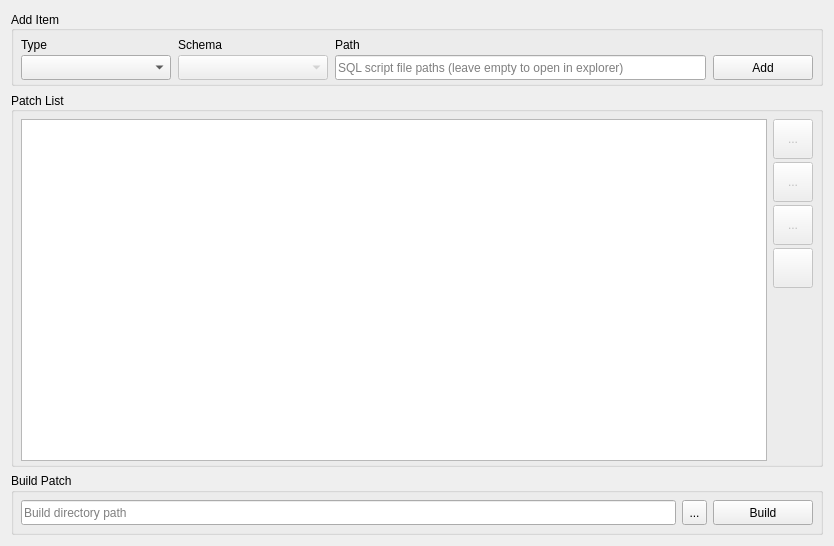
<?xml version="1.0" encoding="UTF-8"?>
<ui version="4.0">
 <class>BuilderWidget</class>
 <widget class="QWidget" name="BuilderWidget">
  <property name="geometry">
   <rect>
    <x>0</x>
    <y>0</y>
    <width>834</width>
    <height>546</height>
   </rect>
  </property>
  <property name="windowTitle">
   <string>BuilderWidget</string>
  </property>
  <property name="locale">
   <locale language="English" country="UnitedStates"/>
  </property>
  <layout class="QGridLayout" name="main_layout" rowstretch="0,1,0,0">
   <item row="0" column="0" colspan="2">
    <widget class="QGroupBox" name="add_item_group_box">
     <property name="sizePolicy">
      <sizepolicy hsizetype="Preferred" vsizetype="Preferred">
       <horstretch>0</horstretch>
       <verstretch>0</verstretch>
      </sizepolicy>
     </property>
     <property name="title">
      <string>Add Item</string>
     </property>
     <property name="alignment">
      <set>Qt::AlignLeading|Qt::AlignLeft|Qt::AlignVCenter</set>
     </property>
     <property name="flat">
      <bool>true</bool>
     </property>
     <layout class="QGridLayout" name="add_item_layout" rowstretch="0,0">
      <property name="leftMargin">
       <number>7</number>
      </property>
      <property name="topMargin">
       <number>7</number>
      </property>
      <property name="rightMargin">
       <number>7</number>
      </property>
      <property name="bottomMargin">
       <number>3</number>
      </property>
      <property name="horizontalSpacing">
       <number>7</number>
      </property>
      <property name="verticalSpacing">
       <number>3</number>
      </property>
      <item row="0" column="0">
       <widget class="QLabel" name="type_label">
        <property name="sizePolicy">
         <sizepolicy hsizetype="Preferred" vsizetype="Fixed">
          <horstretch>0</horstretch>
          <verstretch>0</verstretch>
         </sizepolicy>
        </property>
        <property name="text">
         <string>Type</string>
        </property>
        <property name="textFormat">
         <enum>Qt::PlainText</enum>
        </property>
       </widget>
      </item>
      <item row="0" column="1">
       <widget class="QLabel" name="schema_label">
        <property name="sizePolicy">
         <sizepolicy hsizetype="Preferred" vsizetype="Fixed">
          <horstretch>0</horstretch>
          <verstretch>0</verstretch>
         </sizepolicy>
        </property>
        <property name="text">
         <string>Schema</string>
        </property>
       </widget>
      </item>
      <item row="0" column="2" colspan="2">
       <widget class="QLabel" name="name_label">
        <property name="sizePolicy">
         <sizepolicy hsizetype="Ignored" vsizetype="Fixed">
          <horstretch>0</horstretch>
          <verstretch>0</verstretch>
         </sizepolicy>
        </property>
        <property name="text">
         <string>Path</string>
        </property>
       </widget>
      </item>
      <item row="1" column="0">
       <widget class="QComboBox" name="type_combo_box">
        <property name="sizePolicy">
         <sizepolicy hsizetype="Fixed" vsizetype="Fixed">
          <horstretch>1</horstretch>
          <verstretch>0</verstretch>
         </sizepolicy>
        </property>
        <property name="minimumSize">
         <size>
          <width>150</width>
          <height>25</height>
         </size>
        </property>
        <property name="maximumSize">
         <size>
          <width>150</width>
          <height>25</height>
         </size>
        </property>
        <property name="iconSize">
         <size>
          <width>15</width>
          <height>15</height>
         </size>
        </property>
       </widget>
      </item>
      <item row="1" column="1">
       <widget class="QComboBox" name="schema_combo_box">
        <property name="enabled">
         <bool>false</bool>
        </property>
        <property name="sizePolicy">
         <sizepolicy hsizetype="Fixed" vsizetype="Fixed">
          <horstretch>1</horstretch>
          <verstretch>0</verstretch>
         </sizepolicy>
        </property>
        <property name="minimumSize">
         <size>
          <width>150</width>
          <height>25</height>
         </size>
        </property>
        <property name="maximumSize">
         <size>
          <width>150</width>
          <height>25</height>
         </size>
        </property>
        <property name="frame">
         <bool>true</bool>
        </property>
       </widget>
      </item>
      <item row="1" column="2">
       <widget class="QLineEdit" name="name_edit">
        <property name="sizePolicy">
         <sizepolicy hsizetype="Expanding" vsizetype="Fixed">
          <horstretch>20</horstretch>
          <verstretch>0</verstretch>
         </sizepolicy>
        </property>
        <property name="minimumSize">
         <size>
          <width>0</width>
          <height>25</height>
         </size>
        </property>
        <property name="maximumSize">
         <size>
          <width>16777215</width>
          <height>25</height>
         </size>
        </property>
        <property name="placeholderText">
         <string>SQL script file paths (leave empty to open in explorer)</string>
        </property>
       </widget>
      </item>
      <item row="1" column="3">
       <widget class="QPushButton" name="add_button">
        <property name="sizePolicy">
         <sizepolicy hsizetype="Minimum" vsizetype="Fixed">
          <horstretch>0</horstretch>
          <verstretch>0</verstretch>
         </sizepolicy>
        </property>
        <property name="minimumSize">
         <size>
          <width>100</width>
          <height>25</height>
         </size>
        </property>
        <property name="maximumSize">
         <size>
          <width>100</width>
          <height>25</height>
         </size>
        </property>
        <property name="text">
         <string>Add</string>
        </property>
        <property name="icon">
         <iconset resource="PatcherResources.qrc">
          <normaloff>:/images/addFile.svg</normaloff>:/images/addFile.svg</iconset>
        </property>
        <property name="iconSize">
         <size>
          <width>15</width>
          <height>15</height>
         </size>
        </property>
        <property name="checkable">
         <bool>false</bool>
        </property>
        <property name="autoDefault">
         <bool>false</bool>
        </property>
        <property name="default">
         <bool>false</bool>
        </property>
        <property name="flat">
         <bool>false</bool>
        </property>
       </widget>
      </item>
     </layout>
    </widget>
   </item>
   <item row="1" column="0" rowspan="2" colspan="2">
    <widget class="QGroupBox" name="build_list_group_box">
     <property name="title">
      <string>Patch List</string>
     </property>
     <property name="alignment">
      <set>Qt::AlignLeading|Qt::AlignLeft|Qt::AlignVCenter</set>
     </property>
     <property name="flat">
      <bool>true</bool>
     </property>
     <layout class="QHBoxLayout" name="build_list_layout">
      <property name="leftMargin">
       <number>7</number>
      </property>
      <property name="topMargin">
       <number>7</number>
      </property>
      <property name="rightMargin">
       <number>7</number>
      </property>
      <property name="bottomMargin">
       <number>3</number>
      </property>
      <item>
       <widget class="PatchListWidget" name="build_list_widget"/>
      </item>
      <item>
       <layout class="QVBoxLayout" name="list_tools_layout" stretch="0,0,0,0,0">
        <property name="spacing">
         <number>3</number>
        </property>
        <item alignment="Qt::AlignTop">
         <widget class="QToolButton" name="move_up_button">
          <property name="enabled">
           <bool>false</bool>
          </property>
          <property name="minimumSize">
           <size>
            <width>40</width>
            <height>40</height>
           </size>
          </property>
          <property name="maximumSize">
           <size>
            <width>40</width>
            <height>40</height>
           </size>
          </property>
          <property name="baseSize">
           <size>
            <width>0</width>
            <height>0</height>
           </size>
          </property>
          <property name="toolTip">
           <string>Move up</string>
          </property>
          <property name="text">
           <string>...</string>
          </property>
          <property name="icon">
           <iconset resource="PatcherResources.qrc">
            <normaloff>:/images/upArrow.svg</normaloff>:/images/upArrow.svg</iconset>
          </property>
          <property name="iconSize">
           <size>
            <width>30</width>
            <height>30</height>
           </size>
          </property>
          <property name="shortcut">
           <string>Up</string>
          </property>
          <property name="checkable">
           <bool>false</bool>
          </property>
          <property name="autoRepeat">
           <bool>false</bool>
          </property>
         </widget>
        </item>
        <item alignment="Qt::AlignTop">
         <widget class="QToolButton" name="move_down_button">
          <property name="enabled">
           <bool>false</bool>
          </property>
          <property name="minimumSize">
           <size>
            <width>40</width>
            <height>40</height>
           </size>
          </property>
          <property name="maximumSize">
           <size>
            <width>40</width>
            <height>40</height>
           </size>
          </property>
          <property name="toolTip">
           <string>Move down</string>
          </property>
          <property name="text">
           <string>...</string>
          </property>
          <property name="icon">
           <iconset resource="PatcherResources.qrc">
            <normaloff>:/images/downArrow.svg</normaloff>:/images/downArrow.svg</iconset>
          </property>
          <property name="iconSize">
           <size>
            <width>30</width>
            <height>30</height>
           </size>
          </property>
          <property name="shortcut">
           <string>Down</string>
          </property>
         </widget>
        </item>
        <item alignment="Qt::AlignTop">
         <widget class="QToolButton" name="remove_button">
          <property name="enabled">
           <bool>false</bool>
          </property>
          <property name="minimumSize">
           <size>
            <width>40</width>
            <height>40</height>
           </size>
          </property>
          <property name="maximumSize">
           <size>
            <width>40</width>
            <height>40</height>
           </size>
          </property>
          <property name="toolTip">
           <string>Remove</string>
          </property>
          <property name="text">
           <string>...</string>
          </property>
          <property name="icon">
           <iconset resource="PatcherResources.qrc">
            <normaloff>:/images/removeFile.svg</normaloff>:/images/removeFile.svg</iconset>
          </property>
          <property name="iconSize">
           <size>
            <width>30</width>
            <height>30</height>
           </size>
          </property>
          <property name="shortcut">
           <string>Del</string>
          </property>
         </widget>
        </item>
        <item>
         <widget class="QToolButton" name="clear_button">
          <property name="enabled">
           <bool>false</bool>
          </property>
          <property name="minimumSize">
           <size>
            <width>40</width>
            <height>40</height>
           </size>
          </property>
          <property name="maximumSize">
           <size>
            <width>40</width>
            <height>40</height>
           </size>
          </property>
          <property name="toolTip">
           <string>Clear patch list</string>
          </property>
          <property name="text">
           <string/>
          </property>
          <property name="icon">
           <iconset resource="PatcherResources.qrc">
            <normaloff>:/images/clearList.svg</normaloff>:/images/clearList.svg</iconset>
          </property>
          <property name="iconSize">
           <size>
            <width>30</width>
            <height>30</height>
           </size>
          </property>
         </widget>
        </item>
        <item>
         <spacer name="spacer">
          <property name="orientation">
           <enum>Qt::Vertical</enum>
          </property>
          <property name="sizeHint" stdset="0">
           <size>
            <width>20</width>
            <height>40</height>
           </size>
          </property>
         </spacer>
        </item>
       </layout>
      </item>
     </layout>
    </widget>
   </item>
   <item row="3" column="0" colspan="2">
    <widget class="QGroupBox" name="build_patch_group_box">
     <property name="title">
      <string>Build Patch</string>
     </property>
     <property name="flat">
      <bool>true</bool>
     </property>
     <layout class="QGridLayout" name="build_patch_layout">
      <property name="leftMargin">
       <number>7</number>
      </property>
      <property name="topMargin">
       <number>7</number>
      </property>
      <property name="rightMargin">
       <number>7</number>
      </property>
      <property name="bottomMargin">
       <number>7</number>
      </property>
      <item row="0" column="2">
       <widget class="QPushButton" name="build_button">
        <property name="minimumSize">
         <size>
          <width>100</width>
          <height>25</height>
         </size>
        </property>
        <property name="maximumSize">
         <size>
          <width>100</width>
          <height>25</height>
         </size>
        </property>
        <property name="text">
         <string>Build</string>
        </property>
        <property name="icon">
         <iconset resource="PatcherResources.qrc">
          <normaloff>:/images/hammer.svg</normaloff>:/images/hammer.svg</iconset>
        </property>
        <property name="iconSize">
         <size>
          <width>15</width>
          <height>15</height>
         </size>
        </property>
       </widget>
      </item>
      <item row="0" column="0">
       <widget class="QLineEdit" name="patch_path_edit">
        <property name="minimumSize">
         <size>
          <width>0</width>
          <height>25</height>
         </size>
        </property>
        <property name="maximumSize">
         <size>
          <width>16777215</width>
          <height>25</height>
         </size>
        </property>
        <property name="placeholderText">
         <string>Build directory path</string>
        </property>
       </widget>
      </item>
      <item row="0" column="1">
       <widget class="QToolButton" name="explorer_button">
        <property name="minimumSize">
         <size>
          <width>25</width>
          <height>25</height>
         </size>
        </property>
        <property name="maximumSize">
         <size>
          <width>25</width>
          <height>25</height>
         </size>
        </property>
        <property name="toolTip">
         <string>Open in explorer...</string>
        </property>
        <property name="text">
         <string>...</string>
        </property>
        <property name="icon">
         <iconset resource="PatcherResources.qrc">
          <normaloff>:/images/folder.svg</normaloff>:/images/folder.svg</iconset>
        </property>
        <property name="iconSize">
         <size>
          <width>15</width>
          <height>15</height>
         </size>
        </property>
       </widget>
      </item>
     </layout>
    </widget>
   </item>
  </layout>
 </widget>
 <layoutdefault spacing="6" margin="11"/>
 <customwidgets>
  <customwidget>
   <class>PatchListWidget</class>
   <extends>QListWidget</extends>
   <header>PatchListWidget.h</header>
  </customwidget>
 </customwidgets>
 <tabstops>
  <tabstop>type_combo_box</tabstop>
  <tabstop>schema_combo_box</tabstop>
  <tabstop>name_edit</tabstop>
  <tabstop>add_button</tabstop>
  <tabstop>move_up_button</tabstop>
  <tabstop>move_down_button</tabstop>
  <tabstop>remove_button</tabstop>
  <tabstop>clear_button</tabstop>
  <tabstop>patch_path_edit</tabstop>
  <tabstop>explorer_button</tabstop>
  <tabstop>build_button</tabstop>
  <tabstop>build_list_widget</tabstop>
 </tabstops>
 <resources>
  <include location="PatcherResources.qrc"/>
 </resources>
 <connections/>
</ui>
